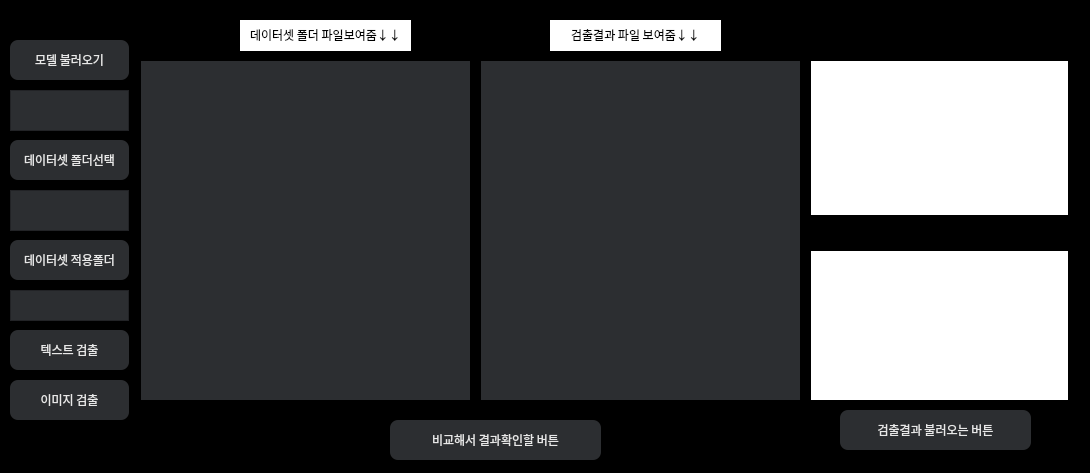
<?xml version="1.0" encoding="UTF-8"?>
<ui version="4.0">
 <class>Dialog</class>
 <widget class="QDialog" name="Dialog">
  <property name="geometry">
   <rect>
    <x>0</x>
    <y>0</y>
    <width>1090</width>
    <height>473</height>
   </rect>
  </property>
  <property name="minimumSize">
   <size>
    <width>0</width>
    <height>0</height>
   </size>
  </property>
  <property name="maximumSize">
   <size>
    <width>16777215</width>
    <height>16777215</height>
   </size>
  </property>
  <property name="font">
   <font>
    <family>휴먼모음T</family>
    <pointsize>9</pointsize>
    <weight>50</weight>
    <italic>false</italic>
    <bold>false</bold>
    <kerning>true</kerning>
   </font>
  </property>
  <property name="windowTitle">
   <string>Dialog</string>
  </property>
  <property name="styleSheet">
   <string notr="true">QDialog{
		background-color :rgb(0, 0, 0);
	color: #fff;
	font: 9pt &quot;휴먼모음T&quot;;
}
QPushButton{
    color:#e8e8e8;
    border-radius: 8px;
	background-color : #2c2e31;
}
QTextEdit{
	color: #fff;
}
</string>
  </property>
  <widget class="QLabel" name="label">
   <property name="geometry">
    <rect>
     <x>140</x>
     <y>60</y>
     <width>331</width>
     <height>341</height>
    </rect>
   </property>
   <property name="styleSheet">
    <string notr="true">border-style: solid;
border-width: 1px;
border-color: #rgb(0, 0, 0);
background-color : #2c2e31;</string>
   </property>
   <property name="text">
    <string>&lt;html&gt;&lt;head/&gt;&lt;body&gt;&lt;p align=&quot;center&quot;&gt;&lt;br/&gt;&lt;/p&gt;&lt;/body&gt;&lt;/html&gt;</string>
   </property>
   <property name="scaledContents">
    <bool>false</bool>
   </property>
   <property name="alignment">
    <set>Qt::AlignCenter</set>
   </property>
  </widget>
  <widget class="QLabel" name="label_2">
   <property name="geometry">
    <rect>
     <x>480</x>
     <y>60</y>
     <width>321</width>
     <height>341</height>
    </rect>
   </property>
   <property name="cursor">
    <cursorShape>PointingHandCursor</cursorShape>
   </property>
   <property name="styleSheet">
    <string notr="true">border-style: solid;
border-width: 1px;
border-color: #rgb(0, 0, 0);
background-color : #2c2e31;</string>
   </property>
   <property name="text">
    <string>&lt;html&gt;&lt;head/&gt;&lt;body&gt;&lt;p align=&quot;center&quot;&gt;&lt;br/&gt;&lt;/p&gt;&lt;/body&gt;&lt;/html&gt;</string>
   </property>
   <property name="alignment">
    <set>Qt::AlignCenter</set>
   </property>
  </widget>
  <widget class="QTreeView" name="treeView">
   <property name="geometry">
    <rect>
     <x>810</x>
     <y>60</y>
     <width>259</width>
     <height>156</height>
    </rect>
   </property>
   <property name="cursor" stdset="0">
    <cursorShape>PointingHandCursor</cursorShape>
   </property>
   <property name="styleSheet">
    <string notr="true">
border-style: solid;
border-width: 1px;
border-color: #rgb(0, 0, 0);
</string>
   </property>
   <property name="midLineWidth">
    <number>0</number>
   </property>
   <property name="dragDropMode">
    <enum>QAbstractItemView::DragDrop</enum>
   </property>
  </widget>
  <widget class="QTreeView" name="treeView_2">
   <property name="geometry">
    <rect>
     <x>810</x>
     <y>250</y>
     <width>259</width>
     <height>151</height>
    </rect>
   </property>
   <property name="cursor" stdset="0">
    <cursorShape>PointingHandCursor</cursorShape>
   </property>
   <property name="styleSheet">
    <string notr="true">
border-style: solid;
border-width: 1px;
border-color: #rgb(0, 0, 0);
</string>
   </property>
   <property name="midLineWidth">
    <number>0</number>
   </property>
   <property name="dragDropMode">
    <enum>QAbstractItemView::DragDrop</enum>
   </property>
  </widget>
  <widget class="QPushButton" name="pushButton_1">
   <property name="geometry">
    <rect>
     <x>10</x>
     <y>40</y>
     <width>119</width>
     <height>40</height>
    </rect>
   </property>
   <property name="minimumSize">
    <size>
     <width>0</width>
     <height>40</height>
    </size>
   </property>
   <property name="styleSheet">
    <string notr="true">QPushButton:hover{
	background-color:#505459;
	color: #fff;
}
QPushButton:pressed{
	border-bottom-color: rgb(0, 0, 0);
	border-right-color: rgb(0, 0, 0);
    background-color:rgb(162, 169, 180);
}
</string>
   </property>
   <property name="text">
    <string>모델 불러오기</string>
   </property>
  </widget>
  <widget class="QTextEdit" name="textEdit_1">
   <property name="geometry">
    <rect>
     <x>10</x>
     <y>90</y>
     <width>119</width>
     <height>41</height>
    </rect>
   </property>
   <property name="minimumSize">
    <size>
     <width>0</width>
     <height>25</height>
    </size>
   </property>
   <property name="styleSheet">
    <string notr="true">background-color : #2c2e31;</string>
   </property>
  </widget>
  <widget class="QPushButton" name="pushButton_2">
   <property name="geometry">
    <rect>
     <x>10</x>
     <y>140</y>
     <width>119</width>
     <height>40</height>
    </rect>
   </property>
   <property name="minimumSize">
    <size>
     <width>0</width>
     <height>40</height>
    </size>
   </property>
   <property name="styleSheet">
    <string notr="true">QPushButton:hover{
	background-color:#505459;
	color: #fff;
}
QPushButton:pressed{
	border-bottom-color: rgb(0, 0, 0);
	border-right-color: rgb(0, 0, 0);
    background-color:rgb(162, 169, 180);
}
</string>
   </property>
   <property name="text">
    <string>데이터셋 폴더선택</string>
   </property>
  </widget>
  <widget class="QTextEdit" name="textEdit_2">
   <property name="geometry">
    <rect>
     <x>10</x>
     <y>190</y>
     <width>119</width>
     <height>41</height>
    </rect>
   </property>
   <property name="minimumSize">
    <size>
     <width>0</width>
     <height>25</height>
    </size>
   </property>
   <property name="styleSheet">
    <string notr="true">background-color : #2c2e31;</string>
   </property>
  </widget>
  <widget class="QPushButton" name="pushButton_4">
   <property name="geometry">
    <rect>
     <x>10</x>
     <y>240</y>
     <width>119</width>
     <height>40</height>
    </rect>
   </property>
   <property name="minimumSize">
    <size>
     <width>0</width>
     <height>40</height>
    </size>
   </property>
   <property name="styleSheet">
    <string notr="true">QPushButton:hover{
	background-color:#505459;
	color: #fff;
}
QPushButton:pressed{
	border-bottom-color: rgb(0, 0, 0);
	border-right-color: rgb(0, 0, 0);
    background-color:rgb(162, 169, 180);
}
</string>
   </property>
   <property name="text">
    <string>데이터셋 적용폴더</string>
   </property>
  </widget>
  <widget class="QTextEdit" name="textEdit_4">
   <property name="geometry">
    <rect>
     <x>10</x>
     <y>290</y>
     <width>119</width>
     <height>31</height>
    </rect>
   </property>
   <property name="minimumSize">
    <size>
     <width>0</width>
     <height>25</height>
    </size>
   </property>
   <property name="styleSheet">
    <string notr="true">background-color : #2c2e31;</string>
   </property>
  </widget>
  <widget class="QPushButton" name="pushButton_result">
   <property name="geometry">
    <rect>
     <x>10</x>
     <y>330</y>
     <width>119</width>
     <height>40</height>
    </rect>
   </property>
   <property name="minimumSize">
    <size>
     <width>0</width>
     <height>40</height>
    </size>
   </property>
   <property name="styleSheet">
    <string notr="true">QPushButton:hover{
	background-color:#505459;
	color: #fff;
}
QPushButton:pressed{
	border-bottom-color: rgb(0, 0, 0);
	border-right-color: rgb(0, 0, 0);
    background-color:rgb(162, 169, 180);
}
</string>
   </property>
   <property name="text">
    <string>텍스트 검출</string>
   </property>
  </widget>
  <widget class="QPushButton" name="pushButton_3">
   <property name="geometry">
    <rect>
     <x>10</x>
     <y>380</y>
     <width>119</width>
     <height>40</height>
    </rect>
   </property>
   <property name="minimumSize">
    <size>
     <width>0</width>
     <height>40</height>
    </size>
   </property>
   <property name="styleSheet">
    <string notr="true">QPushButton:hover{
	background-color:#505459;
	color: #fff;
}
QPushButton:pressed{
	border-bottom-color: rgb(0, 0, 0);
	border-right-color: rgb(0, 0, 0);
    background-color:rgb(162, 169, 180);
}
</string>
   </property>
   <property name="text">
    <string>이미지 검출</string>
   </property>
  </widget>
  <widget class="QPushButton" name="pushButton_5">
   <property name="geometry">
    <rect>
     <x>840</x>
     <y>410</y>
     <width>191</width>
     <height>40</height>
    </rect>
   </property>
   <property name="minimumSize">
    <size>
     <width>0</width>
     <height>40</height>
    </size>
   </property>
   <property name="styleSheet">
    <string notr="true">QPushButton:hover{
	background-color:#505459;
	color: #fff;
}
QPushButton:pressed{
	border-bottom-color: rgb(0, 0, 0);
	border-right-color: rgb(0, 0, 0);
    background-color:rgb(162, 169, 180);
}
</string>
   </property>
   <property name="text">
    <string>검출결과 불러오는 버튼</string>
   </property>
  </widget>
  <widget class="QLabel" name="label_3">
   <property name="geometry">
    <rect>
     <x>240</x>
     <y>20</y>
     <width>171</width>
     <height>31</height>
    </rect>
   </property>
   <property name="styleSheet">
    <string notr="true">	background-color:#fff;</string>
   </property>
   <property name="text">
    <string>&lt;html&gt;&lt;head/&gt;&lt;body&gt;&lt;p align=&quot;center&quot;&gt;데이터셋 폴더 파일보여줌↓↓&lt;/p&gt;&lt;/body&gt;&lt;/html&gt;</string>
   </property>
  </widget>
  <widget class="QLabel" name="label_4">
   <property name="geometry">
    <rect>
     <x>550</x>
     <y>20</y>
     <width>171</width>
     <height>31</height>
    </rect>
   </property>
   <property name="styleSheet">
    <string notr="true">	background-color:#fff;</string>
   </property>
   <property name="text">
    <string>&lt;html&gt;&lt;head/&gt;&lt;body&gt;&lt;p align=&quot;center&quot;&gt;검출결과 파일 보여줌↓↓&lt;/p&gt;&lt;/body&gt;&lt;/html&gt;</string>
   </property>
  </widget>
  <widget class="QPushButton" name="pushButton_6">
   <property name="geometry">
    <rect>
     <x>390</x>
     <y>420</y>
     <width>211</width>
     <height>40</height>
    </rect>
   </property>
   <property name="minimumSize">
    <size>
     <width>0</width>
     <height>40</height>
    </size>
   </property>
   <property name="styleSheet">
    <string notr="true">QPushButton:hover{
	background-color:#505459;
	color: #fff;
}
QPushButton:pressed{
	border-bottom-color: rgb(0, 0, 0);
	border-right-color: rgb(0, 0, 0);
    background-color:rgb(162, 169, 180);
}
</string>
   </property>
   <property name="text">
    <string>비교해서 결과확인할 버튼</string>
   </property>
  </widget>
 </widget>
 <resources/>
 <connections/>
</ui>
